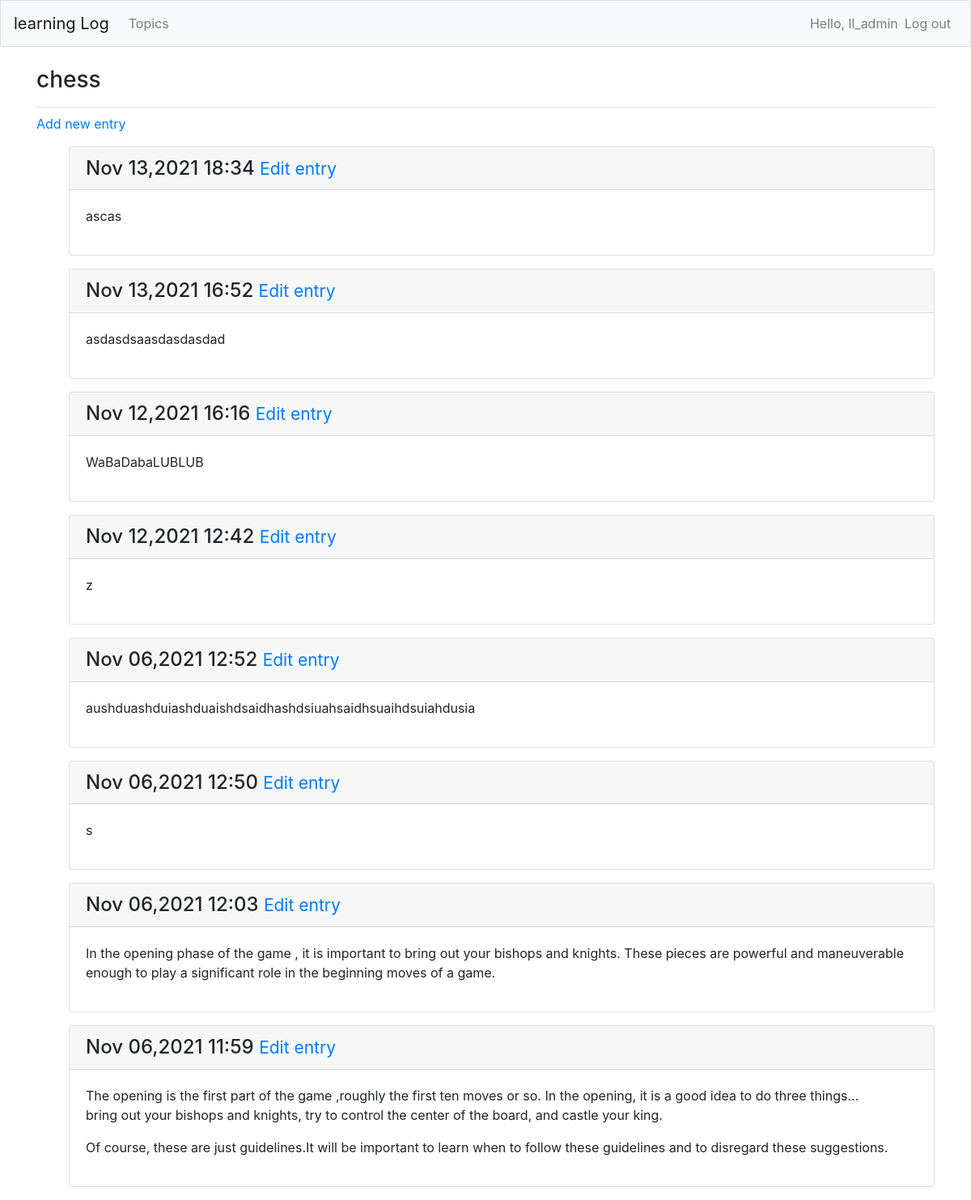
Screenshot of /topic/1/ (signed in) with the database file from the repository.
### learning_logs/models.py (models this page shows, shortened)
class Topic(models.Model):
    text = models.CharField(max_length=200)
    date_added = models.DateTimeField(auto_now_add=True)
    owner = models.ForeignKey(User,on_delete=models.CASCADE)
    def __str__(self):
        return self.text

class Entry(models.Model):
    topic = models.ForeignKey ( Topic, on_delete= models.CASCADE)
    text = models.TextField( )
    date_added = models.DateTimeField(auto_now_add = True)
    class Meta:
        verbose_name_plural = 'entries'

### learning_logs/views.py (the view)
# urls.py: path('topic/<int:topic_id>/',views.topic,name='topic'),
@login_required
def topic(request,topic_id):
    topic = Topic.objects.get(id = topic_id)
    if topic.owner != request.user:
        raise Http404
    entries = topic.entry_set.order_by('-date_added')
    context = {'topic':topic,'entries':entries}
    return render(request,'learning_logs/topic.html',context)

### learning_logs/templates/learning_logs/topic.html
    {% extends 'learning_logs/base.html' %}
    {% block page_header %}
        <h3>{{ topic }}</h3>
    {% endblock page_header %}
    {% block content %}
    <p>
        <a href="{% url 'learning_logs:new_entry' topic.id %}">Add new entry</a>
    </p>
    <ul>
        {% for entry in entries %}
            <div class="card mb-3">
                <h4 class="card-header">
                    {{ entry.date_added|date:' M d,Y H:i' }}
                   <small><a href="{% url 'learning_logs:edit_entry' entry.id %}">Edit entry</a></small>
                </h4>
                <div class="card-body">
                    {{ entry.text|linebreaks }}
                </div>
            </div>
        {% empty %}
            <p>There are no entries for this topic yet</p>
        {% endfor %}
    </ul>
    {% endblock content %}

### learning_logs/templates/learning_logs/base.html (shortened to what this page needs)
{% load bootstrap4 %}
<!DOCTYPE html>
<html lang="en">
<head>
    {% bootstrap_css %}
</head>
<body>
    <nav class="navbar navbar-expand-md navbar-light bg-light mb-4 border">
        <a class="navbar-brand" href="{% url 'learning_logs:index' %}">learning Log</a>
        <div class="collapse navbar-collapse" id="navbarCollapse">
            <ul class="navbar-nav mr-auto">
                <li class="nav-item">
                    <a class="nav-link" href="{% url 'learning_logs:topics' %}">Topics</a>
                </li>
            </ul>
            <ul class="navbar-nav ml-auto">
                {% if user.is_authenticated %}
                    <li class="nav-item">
                        <span class="navbar-text">Hello, {{ user.username }}</span>
                    </li>
                    <li class="nav-item">
                        <a class="nav-link" href="{% url 'users:logout' %}">Log out</a>
                    </li>
                {% endif %}
            </ul>
        </div>
    </nav>
    <main role="main" class="container">
        <div class="pb-2 mb-2 border-bottom">
            {% block page_header %}{% endblock page_header %}
        </div>
        <div>
            {% block content %}{% endblock content %}
        </div>
    </main>
</body>
</html>

### rows the page displays
Topic: text "chess"
Entry: date_added "Nov 13,2021 18:34", text "ascas"
Entry: date_added "Nov 13,2021 16:52", text "asdasdsaasdasdasdad"
Entry: date_added "Nov 12,2021 16:16", text "WaBaDabaLUBLUB"
Entry: date_added "Nov 12,2021 12:42", text "z"
Entry: date_added "Nov 06,2021 12:52", text "aushduashduiashduaishdsaidhashdsiuahsaidhsuaihdsuiahdusia"
Entry: date_added "Nov 06,2021 12:50", text "s"
Entry: date_added "Nov 06,2021 12:03", text "In the opening phase of the game , it is important to bring out your bishops and knights. These pieces are powerful and maneuverable enough to play a significant role in the beginning moves of a game."
Entry: date_added "Nov 06,2021 11:59", text "The opening is the first part of the game ,roughly the first ten moves or so. In the opening, it is a good idea to do three things... bring out your bishops and knights, try to control the center of the board, and castle your king. Of course, these are just guidelines.It will be important to learn when to follow these guidelines and to disregard these suggestions."

### other values shown
{{ user.username }} "ll_admin"
